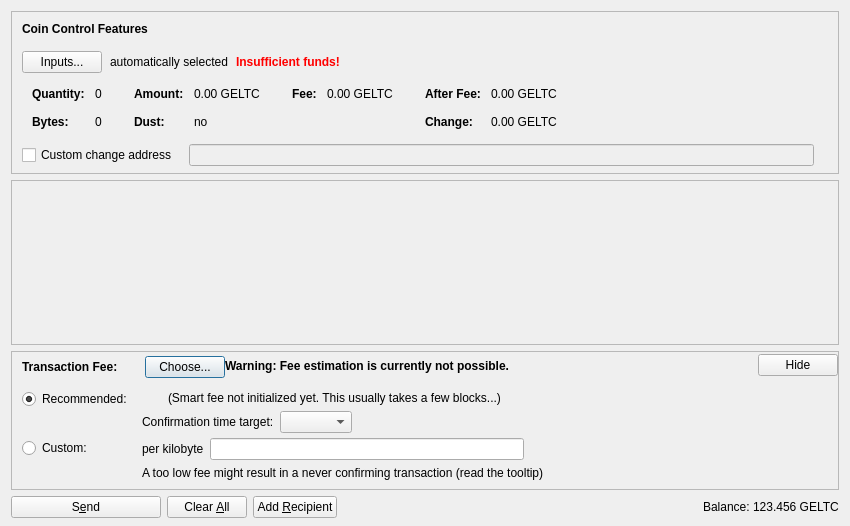
<?xml version="1.0" encoding="UTF-8"?>
<ui version="4.0">
 <class>SendCoinsDialog</class>
 <widget class="QDialog" name="SendCoinsDialog">
  <property name="geometry">
   <rect>
    <x>0</x>
    <y>0</y>
    <width>850</width>
    <height>526</height>
   </rect>
  </property>
  <property name="windowTitle">
   <string>Send Coins</string>
  </property>
  <layout class="QVBoxLayout" name="verticalLayout" stretch="0,1,0,0">
   <property name="bottomMargin">
    <number>8</number>
   </property>
   <item>
    <widget class="QFrame" name="frameCoinControl">
     <property name="sizePolicy">
      <sizepolicy hsizetype="Expanding" vsizetype="Expanding">
       <horstretch>0</horstretch>
       <verstretch>0</verstretch>
      </sizepolicy>
     </property>
     <property name="maximumSize">
      <size>
       <width>16777215</width>
       <height>16777215</height>
      </size>
     </property>
     <property name="frameShape">
      <enum>QFrame::StyledPanel</enum>
     </property>
     <property name="frameShadow">
      <enum>QFrame::Sunken</enum>
     </property>
     <layout class="QVBoxLayout" name="verticalLayoutCoinControl2">
      <property name="spacing">
       <number>0</number>
      </property>
      <property name="leftMargin">
       <number>0</number>
      </property>
      <property name="topMargin">
       <number>0</number>
      </property>
      <property name="rightMargin">
       <number>0</number>
      </property>
      <property name="bottomMargin">
       <number>6</number>
      </property>
      <item>
       <layout class="QVBoxLayout" name="verticalLayoutCoinControl" stretch="0,0,0,0,1">
        <property name="spacing">
         <number>0</number>
        </property>
        <property name="leftMargin">
         <number>10</number>
        </property>
        <property name="topMargin">
         <number>10</number>
        </property>
        <item>
         <layout class="QHBoxLayout" name="horizontalLayoutCoinControl1">
          <property name="bottomMargin">
           <number>15</number>
          </property>
          <item>
           <widget class="QLabel" name="labelCoinControlFeatures">
            <property name="sizePolicy">
             <sizepolicy hsizetype="Preferred" vsizetype="Maximum">
              <horstretch>0</horstretch>
              <verstretch>0</verstretch>
             </sizepolicy>
            </property>
            <property name="font">
             <font>
              <weight>75</weight>
              <bold>true</bold>
             </font>
            </property>
            <property name="styleSheet">
             <string notr="true">font-weight:bold;</string>
            </property>
            <property name="text">
             <string>Coin Control Features</string>
            </property>
           </widget>
          </item>
         </layout>
        </item>
        <item>
         <layout class="QHBoxLayout" name="horizontalLayoutCoinControl2" stretch="0,0,0,0">
          <property name="spacing">
           <number>8</number>
          </property>
          <property name="bottomMargin">
           <number>10</number>
          </property>
          <item>
           <widget class="QPushButton" name="pushButtonCoinControl">
            <property name="styleSheet">
             <string notr="true"/>
            </property>
            <property name="text">
             <string>Inputs...</string>
            </property>
            <property name="autoDefault">
             <bool>false</bool>
            </property>
           </widget>
          </item>
          <item>
           <widget class="QLabel" name="labelCoinControlAutomaticallySelected">
            <property name="text">
             <string>automatically selected</string>
            </property>
            <property name="margin">
             <number>5</number>
            </property>
           </widget>
          </item>
          <item>
           <widget class="QLabel" name="labelCoinControlInsuffFunds">
            <property name="font">
             <font>
              <weight>75</weight>
              <bold>true</bold>
             </font>
            </property>
            <property name="styleSheet">
             <string notr="true">color:red;font-weight:bold;</string>
            </property>
            <property name="text">
             <string>Insufficient funds!</string>
            </property>
            <property name="margin">
             <number>5</number>
            </property>
           </widget>
          </item>
          <item>
           <spacer name="horizontalSpacerCoinControl">
            <property name="orientation">
             <enum>Qt::Horizontal</enum>
            </property>
            <property name="sizeHint" stdset="0">
             <size>
              <width>40</width>
              <height>1</height>
             </size>
            </property>
           </spacer>
          </item>
         </layout>
        </item>
        <item>
         <widget class="QWidget" name="widgetCoinControl" native="true">
          <property name="sizePolicy">
           <sizepolicy hsizetype="Preferred" vsizetype="Preferred">
            <horstretch>0</horstretch>
            <verstretch>0</verstretch>
           </sizepolicy>
          </property>
          <property name="minimumSize">
           <size>
            <width>0</width>
            <height>0</height>
           </size>
          </property>
          <property name="styleSheet">
           <string notr="true"/>
          </property>
          <layout class="QHBoxLayout" name="horizontalLayoutCoinControl5">
           <property name="leftMargin">
            <number>0</number>
           </property>
           <property name="topMargin">
            <number>0</number>
           </property>
           <property name="rightMargin">
            <number>0</number>
           </property>
           <property name="bottomMargin">
            <number>0</number>
           </property>
           <item>
            <layout class="QHBoxLayout" name="horizontalLayoutCoinControl3" stretch="0,0,0,1">
             <property name="spacing">
              <number>20</number>
             </property>
             <property name="topMargin">
              <number>0</number>
             </property>
             <property name="bottomMargin">
              <number>10</number>
             </property>
             <item>
              <layout class="QFormLayout" name="formLayoutCoinControl1">
               <property name="horizontalSpacing">
                <number>10</number>
               </property>
               <property name="verticalSpacing">
                <number>14</number>
               </property>
               <property name="leftMargin">
                <number>10</number>
               </property>
               <property name="topMargin">
                <number>4</number>
               </property>
               <property name="rightMargin">
                <number>6</number>
               </property>
               <item row="0" column="0">
                <widget class="QLabel" name="labelCoinControlQuantityText">
                 <property name="font">
                  <font>
                   <weight>75</weight>
                   <bold>true</bold>
                  </font>
                 </property>
                 <property name="text">
                  <string>Quantity:</string>
                 </property>
                 <property name="margin">
                  <number>0</number>
                 </property>
                </widget>
               </item>
               <item row="0" column="1">
                <widget class="QLabel" name="labelCoinControlQuantity">
                 <property name="cursor">
                  <cursorShape>IBeamCursor</cursorShape>
                 </property>
                 <property name="contextMenuPolicy">
                  <enum>Qt::ActionsContextMenu</enum>
                 </property>
                 <property name="text">
                  <string notr="true">0</string>
                 </property>
                 <property name="margin">
                  <number>0</number>
                 </property>
                 <property name="textInteractionFlags">
                  <set>Qt::LinksAccessibleByMouse|Qt::TextSelectableByKeyboard|Qt::TextSelectableByMouse</set>
                 </property>
                </widget>
               </item>
               <item row="1" column="0">
                <widget class="QLabel" name="labelCoinControlBytesText">
                 <property name="font">
                  <font>
                   <weight>75</weight>
                   <bold>true</bold>
                  </font>
                 </property>
                 <property name="text">
                  <string>Bytes:</string>
                 </property>
                </widget>
               </item>
               <item row="1" column="1">
                <widget class="QLabel" name="labelCoinControlBytes">
                 <property name="cursor">
                  <cursorShape>IBeamCursor</cursorShape>
                 </property>
                 <property name="contextMenuPolicy">
                  <enum>Qt::ActionsContextMenu</enum>
                 </property>
                 <property name="text">
                  <string notr="true">0</string>
                 </property>
                 <property name="textInteractionFlags">
                  <set>Qt::LinksAccessibleByMouse|Qt::TextSelectableByKeyboard|Qt::TextSelectableByMouse</set>
                 </property>
                </widget>
               </item>
              </layout>
             </item>
             <item>
              <layout class="QFormLayout" name="formLayoutCoinControl2">
               <property name="horizontalSpacing">
                <number>10</number>
               </property>
               <property name="verticalSpacing">
                <number>14</number>
               </property>
               <property name="leftMargin">
                <number>6</number>
               </property>
               <property name="topMargin">
                <number>4</number>
               </property>
               <property name="rightMargin">
                <number>6</number>
               </property>
               <item row="0" column="0">
                <widget class="QLabel" name="labelCoinControlAmountText">
                 <property name="font">
                  <font>
                   <weight>75</weight>
                   <bold>true</bold>
                  </font>
                 </property>
                 <property name="text">
                  <string>Amount:</string>
                 </property>
                 <property name="margin">
                  <number>0</number>
                 </property>
                </widget>
               </item>
               <item row="0" column="1">
                <widget class="QLabel" name="labelCoinControlAmount">
                 <property name="cursor">
                  <cursorShape>IBeamCursor</cursorShape>
                 </property>
                 <property name="contextMenuPolicy">
                  <enum>Qt::ActionsContextMenu</enum>
                 </property>
                 <property name="text">
                  <string notr="true">0.00 GELTC</string>
                 </property>
                 <property name="textInteractionFlags">
                  <set>Qt::LinksAccessibleByMouse|Qt::TextSelectableByKeyboard|Qt::TextSelectableByMouse</set>
                 </property>
                </widget>
               </item>
               <item row="1" column="0">
                <widget class="QLabel" name="labelCoinControlLowOutputText">
                 <property name="font">
                  <font>
                   <weight>75</weight>
                   <bold>true</bold>
                  </font>
                 </property>
                 <property name="text">
                  <string>Dust:</string>
                 </property>
                </widget>
               </item>
               <item row="1" column="1">
                <widget class="QLabel" name="labelCoinControlLowOutput">
                 <property name="cursor">
                  <cursorShape>IBeamCursor</cursorShape>
                 </property>
                 <property name="contextMenuPolicy">
                  <enum>Qt::ActionsContextMenu</enum>
                 </property>
                 <property name="text">
                  <string notr="true">no</string>
                 </property>
                 <property name="textInteractionFlags">
                  <set>Qt::LinksAccessibleByMouse|Qt::TextSelectableByKeyboard|Qt::TextSelectableByMouse</set>
                 </property>
                </widget>
               </item>
              </layout>
             </item>
             <item>
              <layout class="QFormLayout" name="formLayoutCoinControl3">
               <property name="horizontalSpacing">
                <number>10</number>
               </property>
               <property name="verticalSpacing">
                <number>14</number>
               </property>
               <property name="leftMargin">
                <number>6</number>
               </property>
               <property name="topMargin">
                <number>4</number>
               </property>
               <property name="rightMargin">
                <number>6</number>
               </property>
               <item row="0" column="0">
                <widget class="QLabel" name="labelCoinControlFeeText">
                 <property name="font">
                  <font>
                   <weight>75</weight>
                   <bold>true</bold>
                  </font>
                 </property>
                 <property name="text">
                  <string>Fee:</string>
                 </property>
                 <property name="margin">
                  <number>0</number>
                 </property>
                </widget>
               </item>
               <item row="0" column="1">
                <widget class="QLabel" name="labelCoinControlFee">
                 <property name="cursor">
                  <cursorShape>IBeamCursor</cursorShape>
                 </property>
                 <property name="contextMenuPolicy">
                  <enum>Qt::ActionsContextMenu</enum>
                 </property>
                 <property name="text">
                  <string notr="true">0.00 GELTC</string>
                 </property>
                 <property name="textInteractionFlags">
                  <set>Qt::LinksAccessibleByMouse|Qt::TextSelectableByKeyboard|Qt::TextSelectableByMouse</set>
                 </property>
                </widget>
               </item>
              </layout>
             </item>
             <item>
              <layout class="QFormLayout" name="formLayoutCoinControl4">
               <property name="horizontalSpacing">
                <number>10</number>
               </property>
               <property name="verticalSpacing">
                <number>14</number>
               </property>
               <property name="leftMargin">
                <number>6</number>
               </property>
               <property name="topMargin">
                <number>4</number>
               </property>
               <property name="rightMargin">
                <number>6</number>
               </property>
               <item row="0" column="0">
                <widget class="QLabel" name="labelCoinControlAfterFeeText">
                 <property name="font">
                  <font>
                   <weight>75</weight>
                   <bold>true</bold>
                  </font>
                 </property>
                 <property name="text">
                  <string>After Fee:</string>
                 </property>
                 <property name="margin">
                  <number>0</number>
                 </property>
                </widget>
               </item>
               <item row="0" column="1">
                <widget class="QLabel" name="labelCoinControlAfterFee">
                 <property name="cursor">
                  <cursorShape>IBeamCursor</cursorShape>
                 </property>
                 <property name="contextMenuPolicy">
                  <enum>Qt::ActionsContextMenu</enum>
                 </property>
                 <property name="text">
                  <string notr="true">0.00 GELTC</string>
                 </property>
                 <property name="textInteractionFlags">
                  <set>Qt::LinksAccessibleByMouse|Qt::TextSelectableByKeyboard|Qt::TextSelectableByMouse</set>
                 </property>
                </widget>
               </item>
               <item row="1" column="0">
                <widget class="QLabel" name="labelCoinControlChangeText">
                 <property name="font">
                  <font>
                   <weight>75</weight>
                   <bold>true</bold>
                  </font>
                 </property>
                 <property name="text">
                  <string>Change:</string>
                 </property>
                </widget>
               </item>
               <item row="1" column="1">
                <widget class="QLabel" name="labelCoinControlChange">
                 <property name="cursor">
                  <cursorShape>IBeamCursor</cursorShape>
                 </property>
                 <property name="contextMenuPolicy">
                  <enum>Qt::ActionsContextMenu</enum>
                 </property>
                 <property name="text">
                  <string notr="true">0.00 GELTC</string>
                 </property>
                 <property name="textInteractionFlags">
                  <set>Qt::LinksAccessibleByMouse|Qt::TextSelectableByKeyboard|Qt::TextSelectableByMouse</set>
                 </property>
                </widget>
               </item>
              </layout>
             </item>
            </layout>
           </item>
          </layout>
         </widget>
        </item>
        <item>
         <layout class="QHBoxLayout" name="horizontalLayoutCoinControl4" stretch="0,0,0">
          <property name="spacing">
           <number>12</number>
          </property>
          <property name="sizeConstraint">
           <enum>QLayout::SetDefaultConstraint</enum>
          </property>
          <property name="topMargin">
           <number>5</number>
          </property>
          <property name="rightMargin">
           <number>5</number>
          </property>
          <item>
           <widget class="QCheckBox" name="checkBoxCoinControlChange">
            <property name="toolTip">
             <string>If this is activated, but the change address is empty or invalid, change will be sent to a newly generated address.</string>
            </property>
            <property name="text">
             <string>Custom change address</string>
            </property>
           </widget>
          </item>
          <item>
           <widget class="QValidatedLineEdit" name="lineEditCoinControlChange">
            <property name="enabled">
             <bool>false</bool>
            </property>
            <property name="sizePolicy">
             <sizepolicy hsizetype="Expanding" vsizetype="Fixed">
              <horstretch>0</horstretch>
              <verstretch>0</verstretch>
             </sizepolicy>
            </property>
           </widget>
          </item>
          <item>
           <widget class="QLabel" name="labelCoinControlChangeLabel">
            <property name="sizePolicy">
             <sizepolicy hsizetype="Preferred" vsizetype="Expanding">
              <horstretch>0</horstretch>
              <verstretch>0</verstretch>
             </sizepolicy>
            </property>
            <property name="minimumSize">
             <size>
              <width>0</width>
              <height>0</height>
             </size>
            </property>
            <property name="text">
             <string/>
            </property>
            <property name="margin">
             <number>3</number>
            </property>
           </widget>
          </item>
         </layout>
        </item>
        <item>
         <spacer name="verticalSpacerCoinControl">
          <property name="orientation">
           <enum>Qt::Vertical</enum>
          </property>
          <property name="sizeHint" stdset="0">
           <size>
            <width>800</width>
            <height>1</height>
           </size>
          </property>
         </spacer>
        </item>
       </layout>
      </item>
     </layout>
    </widget>
   </item>
   <item>
    <widget class="QScrollArea" name="scrollArea">
     <property name="widgetResizable">
      <bool>true</bool>
     </property>
     <widget class="QWidget" name="scrollAreaWidgetContents">
      <property name="geometry">
       <rect>
        <x>0</x>
        <y>0</y>
        <width>830</width>
        <height>104</height>
       </rect>
      </property>
      <layout class="QVBoxLayout" name="verticalLayout_2" stretch="0,1">
       <property name="leftMargin">
        <number>0</number>
       </property>
       <property name="topMargin">
        <number>0</number>
       </property>
       <property name="rightMargin">
        <number>0</number>
       </property>
       <property name="bottomMargin">
        <number>0</number>
       </property>
       <item>
        <layout class="QVBoxLayout" name="entries">
         <property name="spacing">
          <number>6</number>
         </property>
        </layout>
       </item>
       <item>
        <spacer name="verticalSpacer">
         <property name="orientation">
          <enum>Qt::Vertical</enum>
         </property>
         <property name="sizeHint" stdset="0">
          <size>
           <width>20</width>
           <height>40</height>
          </size>
         </property>
        </spacer>
       </item>
      </layout>
     </widget>
    </widget>
   </item>
   <item>
    <widget class="QFrame" name="frameFee">
     <property name="sizePolicy">
      <sizepolicy hsizetype="Expanding" vsizetype="Expanding">
       <horstretch>0</horstretch>
       <verstretch>0</verstretch>
      </sizepolicy>
     </property>
     <property name="maximumSize">
      <size>
       <width>16777215</width>
       <height>16777215</height>
      </size>
     </property>
     <property name="frameShape">
      <enum>QFrame::StyledPanel</enum>
     </property>
     <property name="frameShadow">
      <enum>QFrame::Sunken</enum>
     </property>
     <layout class="QVBoxLayout" name="verticalLayoutFee1">
      <property name="spacing">
       <number>0</number>
      </property>
      <property name="leftMargin">
       <number>0</number>
      </property>
      <property name="topMargin">
       <number>0</number>
      </property>
      <property name="rightMargin">
       <number>0</number>
      </property>
      <property name="bottomMargin">
       <number>0</number>
      </property>
      <item>
       <layout class="QVBoxLayout" name="verticalLayoutFee2" stretch="0,0,0">
        <property name="spacing">
         <number>0</number>
        </property>
        <property name="leftMargin">
         <number>10</number>
        </property>
        <property name="topMargin">
         <number>0</number>
        </property>
        <item>
         <layout class="QHBoxLayout" name="horizontalLayoutFee1">
          <property name="bottomMargin">
           <number>0</number>
          </property>
          <item>
           <layout class="QVBoxLayout" name="verticalLayoutFee7">
            <property name="spacing">
             <number>0</number>
            </property>
            <item>
             <spacer name="verticalSpacerSmartFee">
              <property name="orientation">
               <enum>Qt::Vertical</enum>
              </property>
              <property name="sizeType">
               <enum>QSizePolicy::Fixed</enum>
              </property>
              <property name="sizeHint" stdset="0">
               <size>
                <width>1</width>
                <height>4</height>
               </size>
              </property>
             </spacer>
            </item>
            <item>
             <layout class="QHBoxLayout" name="horizontalLayoutSmartFee">
              <property name="spacing">
               <number>10</number>
              </property>
              <item>
               <widget class="QLabel" name="labelFeeHeadline">
                <property name="sizePolicy">
                 <sizepolicy hsizetype="Preferred" vsizetype="Maximum">
                  <horstretch>0</horstretch>
                  <verstretch>0</verstretch>
                 </sizepolicy>
                </property>
                <property name="font">
                 <font>
                  <weight>75</weight>
                  <bold>true</bold>
                 </font>
                </property>
                <property name="styleSheet">
                 <string notr="true">font-weight:bold;</string>
                </property>
                <property name="text">
                 <string>Transaction Fee:</string>
                </property>
               </widget>
              </item>
              <item>
               <widget class="QLabel" name="labelFeeMinimized">
                <property name="text">
                 <string/>
                </property>
               </widget>
              </item>
              <item>
               <widget class="QPushButton" name="buttonChooseFee">
                <property name="text">
                 <string>Choose...</string>
                </property>
               </widget>
              </item>
             </layout>
            </item>
            <item>
             <spacer name="verticalSpacer_5">
              <property name="orientation">
               <enum>Qt::Vertical</enum>
              </property>
              <property name="sizeHint" stdset="0">
               <size>
                <width>1</width>
                <height>1</height>
               </size>
              </property>
             </spacer>
            </item>
           </layout>
          </item>
          <item>
           <widget class="QLabel" name="fallbackFeeWarningLabel">
            <property name="toolTip">
             <string>Using the fallbackfee can result in sending a transaction that will take several hours or days (or never) to confirm. Consider choosing your fee manually or wait until you have validated the complete chain.</string>
            </property>
            <property name="font">
            <font>
                <weight>75</weight>
                <bold>true</bold>
            </font>
            </property>
            <property name="text">
             <string>Warning: Fee estimation is currently not possible.</string>
            </property>
            <property name="wordWrap">
             <bool>false</bool>
            </property>
           </widget>
          </item>
          <item>
           <spacer name="horizontalSpacer_4">
            <property name="orientation">
             <enum>Qt::Horizontal</enum>
            </property>
            <property name="sizeType">
             <enum>QSizePolicy::MinimumExpanding</enum>
            </property>
            <property name="sizeHint" stdset="0">
             <size>
              <width>40</width>
              <height>20</height>
             </size>
            </property>
           </spacer>
          </item>
          <item>
           <widget class="QPushButton" name="buttonMinimizeFee">
            <property name="toolTip">
             <string>Hide transaction fee settings</string>
            </property>
            <property name="text">
             <string>Hide</string>
            </property>
           </widget>
          </item>
         </layout>
        </item>
        <item>
         <widget class="QFrame" name="frameFeeSelection">
          <layout class="QVBoxLayout" name="verticalLayoutFee12">
           <property name="spacing">
            <number>0</number>
           </property>
           <property name="leftMargin">
            <number>0</number>
           </property>
           <property name="topMargin">
            <number>0</number>
           </property>
           <property name="rightMargin">
            <number>0</number>
           </property>
           <property name="bottomMargin">
            <number>0</number>
           </property>
           <item>
            <layout class="QGridLayout" name="gridLayoutFee">
             <property name="topMargin">
              <number>10</number>
             </property>
             <property name="bottomMargin">
              <number>4</number>
             </property>
             <property name="horizontalSpacing">
              <number>10</number>
             </property>
             <property name="verticalSpacing">
              <number>4</number>
             </property>
             <item row="1" column="1">
              <layout class="QVBoxLayout" name="verticalLayoutFee8">
               <property name="spacing">
                <number>6</number>
               </property>
               <item>
                <layout class="QHBoxLayout" name="horizontalLayoutFee13">
                 <item>
                  <widget class="QLabel" name="labelCustomPerKilobyte">
                   <property name="toolTip">
                    <string>Specify a custom fee per kB (1,000 bytes) of the transaction's virtual size.

Note:  Since the fee is calculated on a per-byte basis, a fee of "100 satoshis per kB" for a transaction size of 500 bytes (half of 1 kB) would ultimately yield a fee of only 50 satoshis.</string>
                   </property>
                   <property name="text">
                    <string>per kilobyte</string>
                   </property>
                  </widget>
                 </item>
                 <item>
                  <widget class="BitcoinAmountField" name="customFee"/>
                 </item>
                 <item>
                  <spacer name="horizontalSpacer_6">
                   <property name="orientation">
                    <enum>Qt::Horizontal</enum>
                   </property>
                   <property name="sizeHint" stdset="0">
                    <size>
                     <width>1</width>
                     <height>1</height>
                    </size>
                   </property>
                  </spacer>
                 </item>
                </layout>
               </item>
               <item>
                <layout class="QHBoxLayout" name="horizontalLayoutFee8">
                 <item>
                  <widget class="QLabel" name="labelCustomFeeWarning">
                   <property name="enabled">
                    <bool>true</bool>
                   </property>
                   <property name="toolTip">
                    <string>When there is less transaction volume than space in the blocks, miners as well as relaying nodes may enforce a minimum fee. Paying only this minimum fee is just fine, but be aware that this can result in a never confirming transaction once there is more demand for geltcoin transactions than the network can process.</string>
                   </property>
                   <property name="text">
                    <string>A too low fee might result in a never confirming transaction (read the tooltip)</string>
                   </property>
                  </widget>
                 </item>
                 <item>
                  <spacer name="horizontalSpacer_2">
                   <property name="orientation">
                    <enum>Qt::Horizontal</enum>
                   </property>
                   <property name="sizeHint" stdset="0">
                    <size>
                     <width>1</width>
                     <height>1</height>
                    </size>
                   </property>
                  </spacer>
                 </item>
                </layout>
               </item>
              </layout>
             </item>
             <item row="0" column="0">
              <layout class="QVBoxLayout" name="verticalLayoutFee4" stretch="0,1">
               <item>
                <widget class="QRadioButton" name="radioSmartFee">
                 <property name="text">
                  <string>Recommended:</string>
                 </property>
                 <property name="checked">
                  <bool>true</bool>
                 </property>
                 <attribute name="buttonGroup">
                  <string notr="true">groupFee</string>
                 </attribute>
                </widget>
               </item>
               <item>
                <spacer name="verticalSpacer_2">
                 <property name="orientation">
                  <enum>Qt::Vertical</enum>
                 </property>
                 <property name="sizeHint" stdset="0">
                  <size>
                   <width>1</width>
                   <height>1</height>
                  </size>
                 </property>
                </spacer>
               </item>
              </layout>
             </item>
             <item row="1" column="0">
              <layout class="QVBoxLayout" name="verticalLayoutFee9" stretch="0,1">
               <item>
                <widget class="QRadioButton" name="radioCustomFee">
                 <property name="text">
                  <string>Custom:</string>
                 </property>
                 <attribute name="buttonGroup">
                  <string notr="true">groupFee</string>
                 </attribute>
                </widget>
               </item>
               <item>
                <spacer name="verticalSpacer_6">
                 <property name="orientation">
                  <enum>Qt::Vertical</enum>
                 </property>
                 <property name="sizeHint" stdset="0">
                  <size>
                   <width>1</width>
                   <height>1</height>
                  </size>
                 </property>
                </spacer>
               </item>
              </layout>
             </item>
             <item row="0" column="1">
              <layout class="QVBoxLayout" name="verticalLayoutFee3" stretch="0,0,1">
               <property name="spacing">
                <number>6</number>
               </property>
               <property name="topMargin">
                <number>2</number>
               </property>
               <item>
                <layout class="QHBoxLayout" name="horizontalLayoutFee12">
                 <item>
                  <widget class="QLabel" name="labelSmartFee">
                   <property name="text">
                    <string/>
                   </property>
                  </widget>
                 </item>
                 <item>
                  <widget class="QLabel" name="labelFeeEstimation">
                   <property name="text">
                    <string/>
                   </property>
                  </widget>
                 </item>
                 <item>
                  <widget class="QLabel" name="labelSmartFee2">
                   <property name="text">
                    <string>(Smart fee not initialized yet. This usually takes a few blocks...)</string>
                   </property>
                  </widget>
                 </item>
                 <item>
                  <spacer name="horizontalSpacer_5">
                   <property name="orientation">
                    <enum>Qt::Horizontal</enum>
                   </property>
                   <property name="sizeHint" stdset="0">
                    <size>
                     <width>1</width>
                     <height>1</height>
                    </size>
                   </property>
                  </spacer>
                 </item>
                </layout>
               </item>
               <item>
                <layout class="QHBoxLayout" name="horizontalLayoutFee9">
                 <item>
                  <layout class="QVBoxLayout" name="verticalLayoutFee6">
                   <item>
                    <widget class="QLabel" name="labelSmartFee3">
                     <property name="text">
                      <string>Confirmation time target:</string>
                     </property>
                    </widget>
                   </item>
                  </layout>
                 </item>
                 <item>
                  <layout class="QVBoxLayout" name="verticalLayoutFee5">
                   <property name="rightMargin">
                    <number>30</number>
                   </property>
                   <item>
                    <layout class="QHBoxLayout" name="horizontalLayoutConfTarget">
                     <property name="bottomMargin">
                      <number>0</number>
                     </property>
                     <item>
                      <widget class="QComboBox" name="confTargetSelector"/>
                     </item>
                     <item>
                      <spacer name="horizontalSpacerConfTarget">
                       <property name="orientation">
                        <enum>Qt::Horizontal</enum>
                       </property>
                       <property name="sizeHint" stdset="0">
                        <size>
                         <width>40</width>
                         <height>20</height>
                        </size>
                       </property>
                      </spacer>
                     </item>
                    </layout>
                   </item>
                  </layout>
                 </item>
                </layout>
               </item>
               <item>
                <spacer name="verticalSpacer_4">
                 <property name="orientation">
                  <enum>Qt::Vertical</enum>
                 </property>
                 <property name="sizeHint" stdset="0">
                  <size>
                   <width>1</width>
                   <height>1</height>
                  </size>
                 </property>
                </spacer>
               </item>
              </layout>
             </item>
            </layout>
           </item>
          </layout>
         </widget>
        </item>
        <item>
         <spacer name="verticalSpacerFee">
          <property name="orientation">
           <enum>Qt::Vertical</enum>
          </property>
          <property name="sizeHint" stdset="0">
           <size>
            <width>40</width>
            <height>5</height>
           </size>
          </property>
         </spacer>
        </item>
       </layout>
      </item>
     </layout>
    </widget>
   </item>
   <item>
    <layout class="QHBoxLayout" name="horizontalLayout">
     <item>
      <widget class="QPushButton" name="sendButton">
       <property name="minimumSize">
        <size>
         <width>150</width>
         <height>0</height>
        </size>
       </property>
       <property name="toolTip">
        <string>Confirm the send action</string>
       </property>
       <property name="text">
        <string>S&amp;end</string>
       </property>
       <property name="icon">
        <iconset resource="../bitcoin.qrc">
         <normaloff>:/icons/send</normaloff>:/icons/send</iconset>
       </property>
       <property name="autoDefault">
        <bool>false</bool>
       </property>
       <property name="default">
        <bool>false</bool>
       </property>
      </widget>
     </item>
     <item>
      <widget class="QPushButton" name="clearButton">
       <property name="sizePolicy">
        <sizepolicy hsizetype="Minimum" vsizetype="Fixed">
         <horstretch>0</horstretch>
         <verstretch>0</verstretch>
        </sizepolicy>
       </property>
       <property name="toolTip">
        <string>Clear all fields of the form.</string>
       </property>
       <property name="text">
        <string>Clear &amp;All</string>
       </property>
       <property name="icon">
        <iconset resource="../bitcoin.qrc">
         <normaloff>:/icons/remove</normaloff>:/icons/remove</iconset>
       </property>
       <property name="autoDefault">
        <bool>false</bool>
       </property>
      </widget>
     </item>
     <item>
      <widget class="QPushButton" name="addButton">
       <property name="toolTip">
        <string>Send to multiple recipients at once</string>
       </property>
       <property name="text">
        <string>Add &amp;Recipient</string>
       </property>
       <property name="icon">
        <iconset resource="../bitcoin.qrc">
         <normaloff>:/icons/add</normaloff>:/icons/add</iconset>
       </property>
       <property name="autoDefault">
        <bool>false</bool>
       </property>
      </widget>
     </item>
     <item>
      <spacer name="horizontalSpacer">
       <property name="orientation">
        <enum>Qt::Horizontal</enum>
       </property>
       <property name="sizeHint" stdset="0">
        <size>
         <width>40</width>
         <height>20</height>
        </size>
       </property>
      </spacer>
     </item>
     <item>
      <layout class="QHBoxLayout" name="horizontalLayout_2">
       <property name="spacing">
        <number>3</number>
       </property>
       <item>
        <widget class="QLabel" name="labelBalanceName">
         <property name="sizePolicy">
          <sizepolicy hsizetype="Preferred" vsizetype="Fixed">
           <horstretch>0</horstretch>
           <verstretch>0</verstretch>
          </sizepolicy>
         </property>
         <property name="text">
          <string>Balance:</string>
         </property>
        </widget>
       </item>
       <item>
        <widget class="QLabel" name="labelBalance">
         <property name="sizePolicy">
          <sizepolicy hsizetype="Preferred" vsizetype="Fixed">
           <horstretch>0</horstretch>
           <verstretch>0</verstretch>
          </sizepolicy>
         </property>
         <property name="cursor">
          <cursorShape>IBeamCursor</cursorShape>
         </property>
         <property name="text">
          <string notr="true">123.456 GELTC</string>
         </property>
         <property name="textInteractionFlags">
          <set>Qt::LinksAccessibleByMouse|Qt::TextSelectableByKeyboard|Qt::TextSelectableByMouse</set>
         </property>
        </widget>
       </item>
      </layout>
     </item>
    </layout>
   </item>
  </layout>
 </widget>
 <customwidgets>
  <customwidget>
   <class>QValidatedLineEdit</class>
   <extends>QLineEdit</extends>
   <header>qt/qvalidatedlineedit.h</header>
  </customwidget>
  <customwidget>
   <class>BitcoinAmountField</class>
   <extends>QLineEdit</extends>
   <header>qt/bitcoinamountfield.h</header>
   <container>1</container>
  </customwidget>
 </customwidgets>
 <resources>
  <include location="../bitcoin.qrc"/>
 </resources>
 <connections/>
 <buttongroups>
  <buttongroup name="groupFee"/>
 </buttongroups>
</ui>
